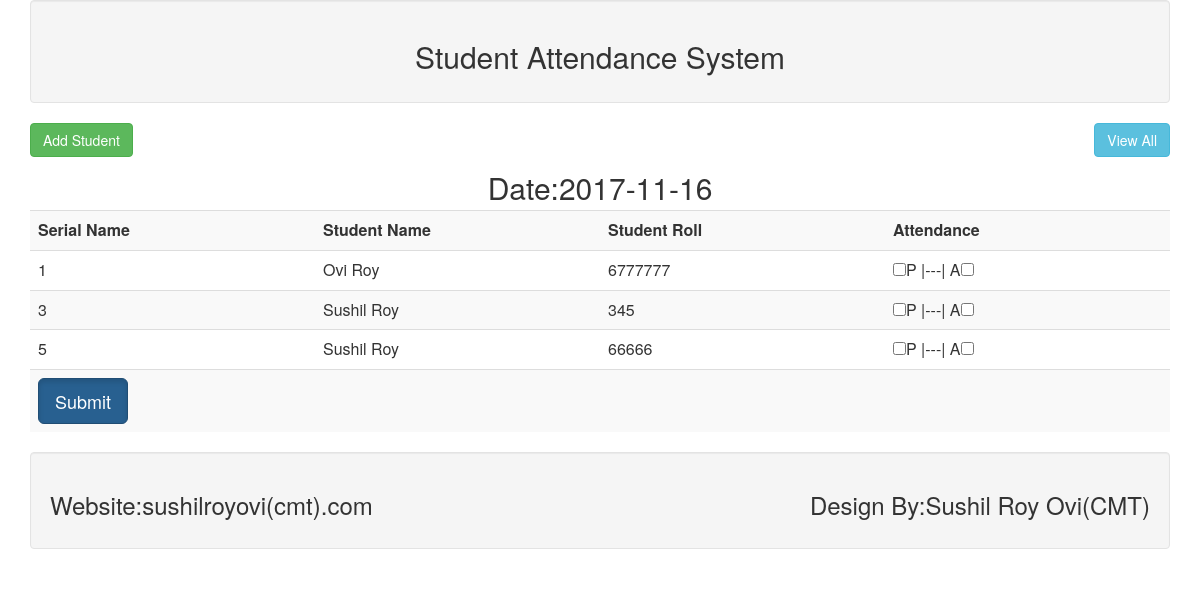
The page / on the database its author committed.
### tables this page shows
CREATE TABLE `tbl_student` (
  `id` int(44) NOT NULL,
  `name` varchar(77) NOT NULL,
  `roll` int(6) NOT NULL
);

### lib/Database.php (called while the page is built, shortened)
<?php
class Database{
	public $host=DB_HOST;
	public $user=DB_USER;
	public $pass=DB_PASS;
	public $dbname=DB_NAME;
	public $link;
    private function connectDB(){
    	$this->link=new mysqli($this->host,$this->user,$this->pass,$this->dbname);
    }
    public function select($query){
    	$result=$this->link->query($query) or die($this->link->error.__LINE__);
    	if($result->num_rows>0){
    		return $result;
    	}
    	else
    	{
    		return false;
    	}
    }
}
 ?>

### lib/Student.php (called while the page is built, shortened)
<?php
include "Database.php";
 class Student{
  private $db;
 	public function __construct()
		{
			$this->db=new Database();
		}
  public function getStudent()
		{
			$query="SELECT *FROM tbl_student";
			$result=$this->db->select($query);
			return $result;
		}
 }
 ?>

### index.php (the view, shortened to what this page needs)
<?php
include 'inc/header.php';
include "lib/Student.php";
 ?>
 <?php
 $stu=new Student();
 $cur_date=date('Y-m-d');
  ?>
	<div class="pannel pannel-defult">
	<div class="pannel-heading">
		<h2>
			<a class="btn btn-success" href="add.php">Add Student</a>
			<a class="btn btn-info pull-right" href="date_view.php">View All</a>
		</h2>
	</div>
	 <div class="pannel-body">
	 <div class="wel text-center" style="font-size: 30px">
	 	<strong></strong>Date:<?php  echo $cur_date?>
	 </div>
	 <form action="" method="POST">
	 	<table class="table table-striped">
	 		<tr>
	 			<th width="25%">Serial Name</th>
	 			<th width="25%">Student Name</th>
	 			<th width="25%">Student Roll</th>
	 		    <th width="25%">Attendance</th>
	 		</tr>
<?php
     $get_student=$stu->getStudent();
     if($get_student){
     	$i=0;
     	while ($value=$get_student->fetch_assoc()) {
     		$i++;
 ?>
		<tr>
		    <td><?php echo $i++; ?></td>
			<td><?php echo $value['name']; ?> </td>
			<td><?php echo $value['roll']; ?></td>
			<td>
				<input type="checkbox" name="attend[<?php echo $value['roll']; ?>]"
				value="present">P
				|---| A<input type="checkbox" name="attend[<?php echo $value['roll']; ?>]"
				value="absent">
			</td>
	   </tr>
	 		<?php }  } ?>
        <tr>
        	<td colspan="4">
        		<input type="submit" class="btn btn-primary btn-lg active" name="submit" value="Submit">
        	</td>
        </tr>
	 	</table>
	 </form>
	  </div>
	</div>
<?php include "inc/footer.php" ?>

### inc/header.php (shortened to what this page needs)
<html lang="en">
<head> <title>bootstrap</title>
	<link href="inc/css/bootstrap.min.css" rel="stylesheet"/>
</head>
<body>
<div class="container">
	<div class="well text-center">
		<h2>Student Attendance System</h2>
	</div>

### inc/footer.php
<div class="well">
	<h3>
		Website:sushilroyovi(cmt).com
	<span class="pull-right">Design By:Sushil Roy Ovi(CMT)</span>
	</h3>
</div>
</div>
</body>
</html>

### rows shown on the page
tbl_student: name "Ovi Roy", roll "6777777"
tbl_student: name "Sushil Roy", roll "345"
tbl_student: name "Sushil Roy", roll "66666"
